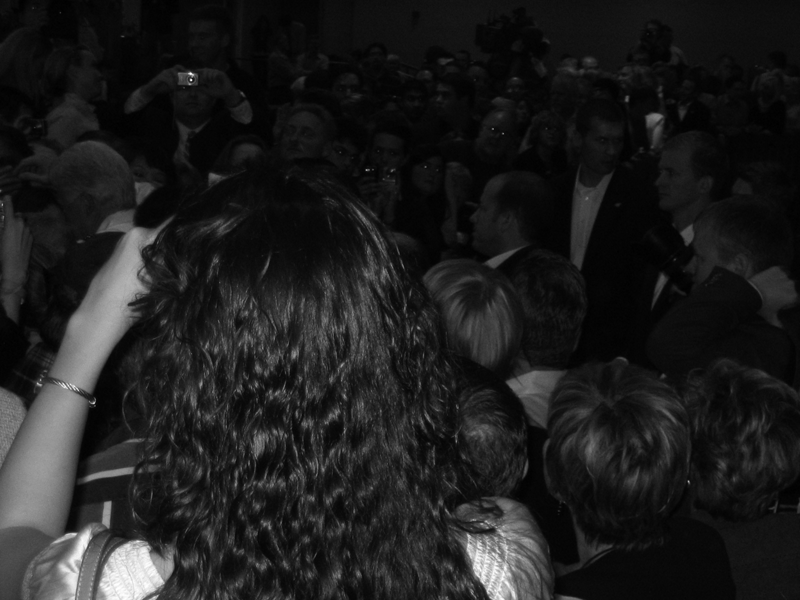
#> input picture Image-Pre-Processing/crowd.png, 800 x 600 px
$ python histogram_equalization.py
#> lines starting #> are read from the running program, lines starting #| are printed output that depends on the picture
import cv2
import numpy as np
import copy
from matplotlib import pyplot as plt


def create_histogram(img, low_level_pixel_value, high_level_pixel_value):
    hist = [0]*((high_level_pixel_value-low_level_pixel_value) +1)

    for i in range(img.shape[0]):
        for j in range(img.shape[1]):
            # print(img[i][j])
            hist[img[i][j]] += 1

    return hist


def find_min_non_zero_val_hist(hist):
    min = 0
    for i in range(len(hist)):
        if hist[i] > 0:
            min = i
            break
    return min


def form_cumulative_histogram(hist):
    hist_cum = [0]*len(hist)

    hist_cum[0] = hist[0]
    for i in range(1, len(hist)):
        hist_cum[i] = hist_cum[i-1] + hist[i]
    return hist_cum


def equalize_hist(cum_hist,img):
    g_min = find_min_non_zero_val_hist(hist=cum_hist)
    h_min = cum_hist[g_min]
    eq_hist = [0]*len(cum_hist)
    denominator = (img.shape[0]*img.shape[1]- h_min)
    for i in range(len(cum_hist)):
        base_prod = (cum_hist[i]-h_min)/denominator
        normalized_prod = base_prod* (len(cum_hist)-1)
        eq_hist[i] = round(normalized_prod)
    return eq_hist


def equalize_image(img, eq_hist):
    hist_eq_img =  np.zeros_like(img)
    for i in range(img.shape[0]):
        for j in range(img.shape[1]):
            hist_eq_img[i][j] = eq_hist[img[i][j]]
    return hist_eq_img


def eq_hist_and_plot_hist(input_img_loc, output_img_loc):
    img = cv2.imread(input_img_loc, 0)
    img_hist = create_histogram(img=img, high_level_pixel_value=255, low_level_pixel_value=0)
    cum_hist = form_cumulative_histogram(img_hist)
    init_eq_dist = equalize_hist(cum_hist,img)
    init_eq_img = equalize_image(img=img, eq_hist=init_eq_dist)
    init_eq_hist = create_histogram(img=init_eq_img, high_level_pixel_value=255, low_level_pixel_value=0)
    init_res = np.hstack((img, init_eq_img))  # stacking images side-by-side
    cv2.imwrite(output_img_loc, init_eq_img)
    factor = 0.04 / np.max(init_eq_hist)
    norms = copy.deepcopy(init_eq_hist)
    for i in range(0, len(init_eq_hist)):
        norms[i] = init_eq_hist[i] * (factor)
    index = np.arange(len(norms))
    plt.bar(index, norms)
    plt.legend(('Equalized Histogram for image ' + input_img_loc, ), loc='upper left')
    plt.show()
    factor = 0.04 / np.max(img_hist)
    norms_2 = img_hist
    for i in range(0, len(img_hist)):
        norms_2[i] = img_hist[i] * (factor)
    index = np.arange(len(norms))
    plt.bar(index, norms_2)
    plt.legend(('Original Histogram for image ' + input_img_loc,), loc='upper left')
    plt.show()


if __name__ == "__main__":
    # Equalize Histogram and plot it for Original image
    eq_hist_and_plot_hist('crowd.png','hist_eq_init_output.png')
#> in eq_hist_and_plot_hist, img is the input picture: shape (600, 800); min 0, max 255, mean 30
#> in eq_hist_and_plot_hist, `img_hist = create_histogram(img=img, high_level_pixel_value=255, low_l..`: img_hist = 256 values, max 19259 at index 5, min 4 at index 255, mean 1875
#> in form_cumulative_histogram, `hist_cum = [0]*len(hist)`: hist_cum = 256 values from 0 to 0
#> after the loop in form_cumulative_histogram, `for i in range(1, len(hist)):`: hist_cum = 256 values from 19 to 480000
#> the loop in find_min_non_zero_val_hist, `for i in range(len(hist)):` made 1 pass
#> min on pass 1: 0
#> in equalize_hist, `g_min = find_min_non_zero_val_hist(hist=cum_hist)`: g_min = 0
#> in equalize_hist, `h_min = cum_hist[g_min]`: h_min = 19
#> in equalize_hist, `eq_hist = [0]*len(cum_hist)`: eq_hist = 256 values from 0 to 0
#> in equalize_hist, `denominator = (img.shape[0]*img.shape[1]- h_min)`: denominator = 479981
#> the loop in equalize_hist, `for i in range(len(cum_hist)):` made 256 passes
#> (base_prod, normalized_prod) on passes 1 to 3: (0, 0), (0.000627, 0.16), (0.00445, 1.13)
#> after the loop in equalize_hist, `for i in range(len(cum_hist)):`: eq_hist = 256 values from 0 to 255
#> after the loop in equalize_image, `for i in range(img.shape[0]):`:
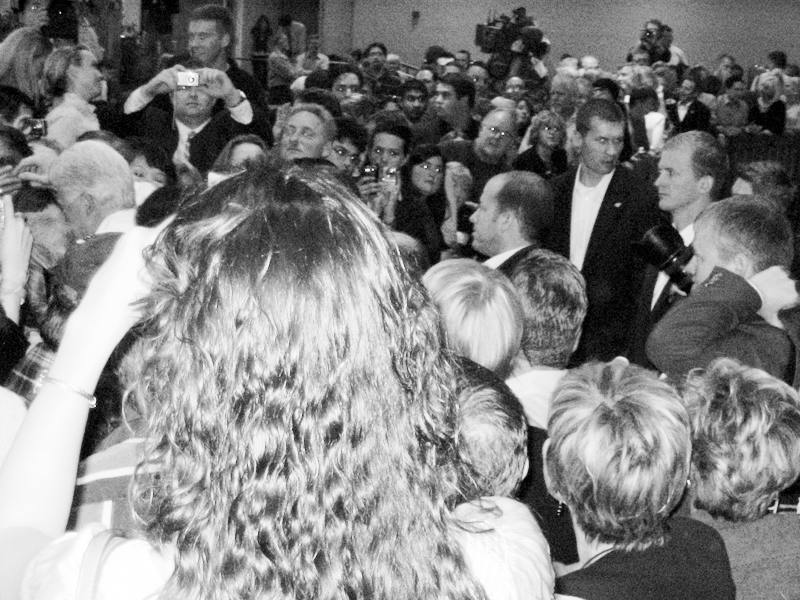
#> hist_eq_img: shape (600, 800); min 0, max 255, mean 130.3
#> in eq_hist_and_plot_hist, `init_eq_hist = create_histogram(img=init_eq_img, high_level_pixel_valu..`: init_eq_hist = 256 values, max 19259 at index 22, min 0 at index 2, mean 1875
#> in eq_hist_and_plot_hist, `init_res = np.hstack((img, init_eq_img))`:
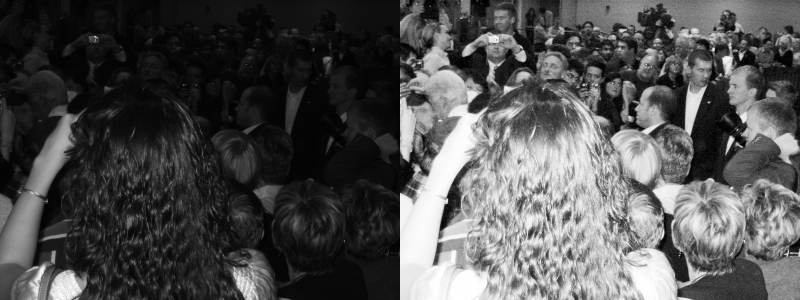
#> init_res: shape (600, 1600) (shown at 1/2 size); min 0, max 255, mean 80.1
#> in eq_hist_and_plot_hist, `factor = 0.04 / np.max(init_eq_hist)`: factor = 2.08e-06
#> in eq_hist_and_plot_hist, `norms = copy.deepcopy(init_eq_hist)`: norms has the same summary as init_eq_hist
#> after the loop in eq_hist_and_plot_hist, `for i in range(0, len(init_eq_hist)):`: norms = 256 values, max 0.04 at index 22, min 0 at index 2, mean 0.00389
#> in eq_hist_and_plot_hist, `index = np.arange(len(norms))`: index = 256 values from 0 to 255
#> in eq_hist_and_plot_hist, `norms_2 = img_hist`: norms_2 has the same summary as img_hist
#> after the loop in eq_hist_and_plot_hist, `for i in range(0, len(img_hist)):`: norms_2 = 256 values, max 0.04 at index 5, min 8.31e-06 at index 255, mean 0.00389
    # Apply Histogram Equalization Again
    eq_hist_and_plot_hist('hist_eq_init_output.png','hist_eq_sec_output.png')
#> call 2 of eq_hist_and_plot_hist, with input_img_loc = 'hist_eq_init_output.png', output_img_loc = 'hist_eq_sec_output.png'
#> in eq_hist_and_plot_hist (call 2), `img_hist = create_histogram(img=img, high_level_pixel_value=255, low_l..`: img_hist has the same summary as init_eq_hist
#> in eq_hist_and_plot_hist (call 2), `cum_hist = form_cumulative_histogram(img_hist)`: cum_hist = 256 values from 320 to 480000
#> the loop in find_min_non_zero_val_hist (call 2), `for i in range(len(hist)):` made 1 pass
#> the loop in equalize_hist (call 2), `for i in range(len(cum_hist)):` made 256 passes
#> (base_prod, normalized_prod) on passes 1 to 3: (0, 0), (0.00382, 0.974), (0.00382, 0.974)
#> in eq_hist_and_plot_hist (call 2), `init_res = np.hstack((img, init_eq_img))`:
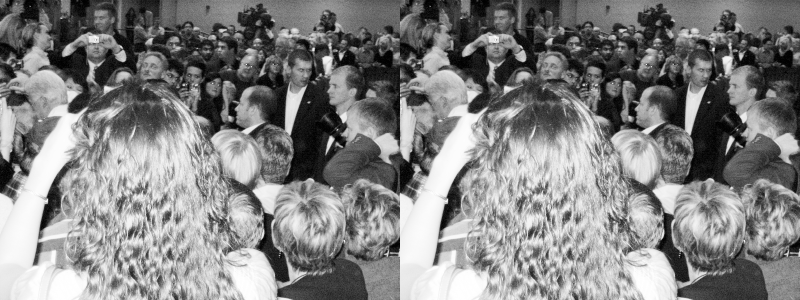
#> init_res: shape (600, 1600) (shown at 1/2 size); min 0, max 255, mean 130.3
#> in eq_hist_and_plot_hist (call 2), `norms = copy.deepcopy(init_eq_hist)`: norms has the same summary as init_eq_hist
#> in eq_hist_and_plot_hist (call 2), `norms_2 = img_hist`: norms_2 has the same summary as init_eq_hist
#> after the loop in eq_hist_and_plot_hist (call 2), `for i in range(0, len(img_hist)):`: norms_2 has the same summary as norms
    eq_hist_and_plot_hist('low_contrast_image.jfif','low_contrast_output.png')
#> call 3 of eq_hist_and_plot_hist, with input_img_loc = 'low_contrast_image.jfif', output_img_loc = 'low_contrast_output.png'
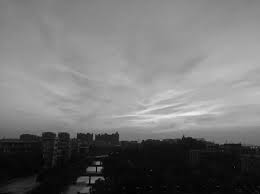
#> input picture Image-Pre-Processing/low_contrast_image.jfif, 260 x 194 px
#> in eq_hist_and_plot_hist, img is the input picture: shape (194, 260); min 0, max 238, mean 114.5
#> in eq_hist_and_plot_hist (call 3), `img_hist = create_histogram(img=img, high_level_pixel_value=255, low_l..`: img_hist = 256 values, max 1128 at index 9, min 0 at index 239, mean 197
#> in eq_hist_and_plot_hist (call 3), `cum_hist = form_cumulative_histogram(img_hist)`: cum_hist = 256 values from 35 to 50440
#> after the loop in equalize_image (call 3), `for i in range(img.shape[0]):`:
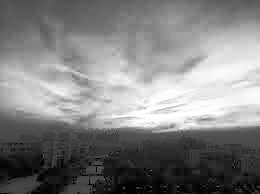
#> hist_eq_img: shape (194, 260); min 0, max 255, mean 128.8
#> in eq_hist_and_plot_hist (call 3), `init_eq_hist = create_histogram(img=init_eq_img, high_level_pixel_valu..`: init_eq_hist = 256 values, max 1128 at index 18, min 0 at index 3, mean 197
#> in eq_hist_and_plot_hist (call 3), `init_res = np.hstack((img, init_eq_img))`:
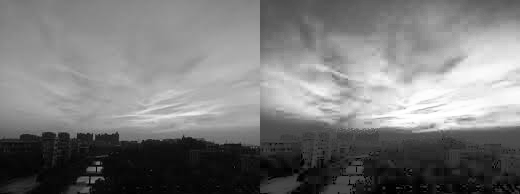
#> init_res: shape (194, 520); min 0, max 255, mean 121.6
#> in eq_hist_and_plot_hist (call 3), `factor = 0.04 / np.max(init_eq_hist)`: factor = 3.55e-05
#> in eq_hist_and_plot_hist (call 3), `norms = copy.deepcopy(init_eq_hist)`: norms has the same summary as init_eq_hist
#> after the loop in eq_hist_and_plot_hist (call 3), `for i in range(0, len(init_eq_hist)):`: norms = 256 values, max 0.04 at index 18, min 0 at index 3, mean 0.00699
#> in eq_hist_and_plot_hist (call 3), `norms_2 = img_hist`: norms_2 has the same summary as img_hist
#> after the loop in eq_hist_and_plot_hist (call 3), `for i in range(0, len(img_hist)):`: norms_2 = 256 values, max 0.04 at index 9, min 0 at index 239, mean 0.00699
#> in eq_hist_and_plot_hist (call 3), `plt.show()`:
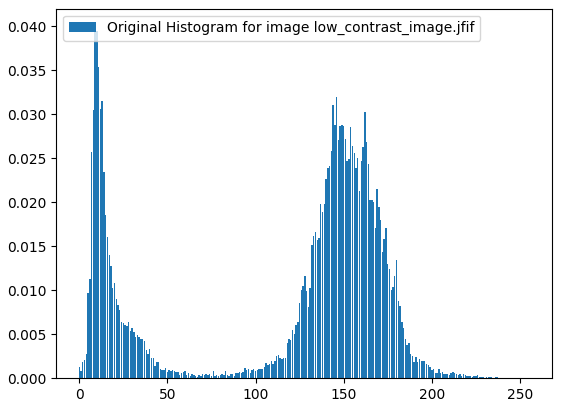
#> figure drawn by matplotlib, 1 panel; tallest bar 0.04 high, from x = 8.6 to 9.4
